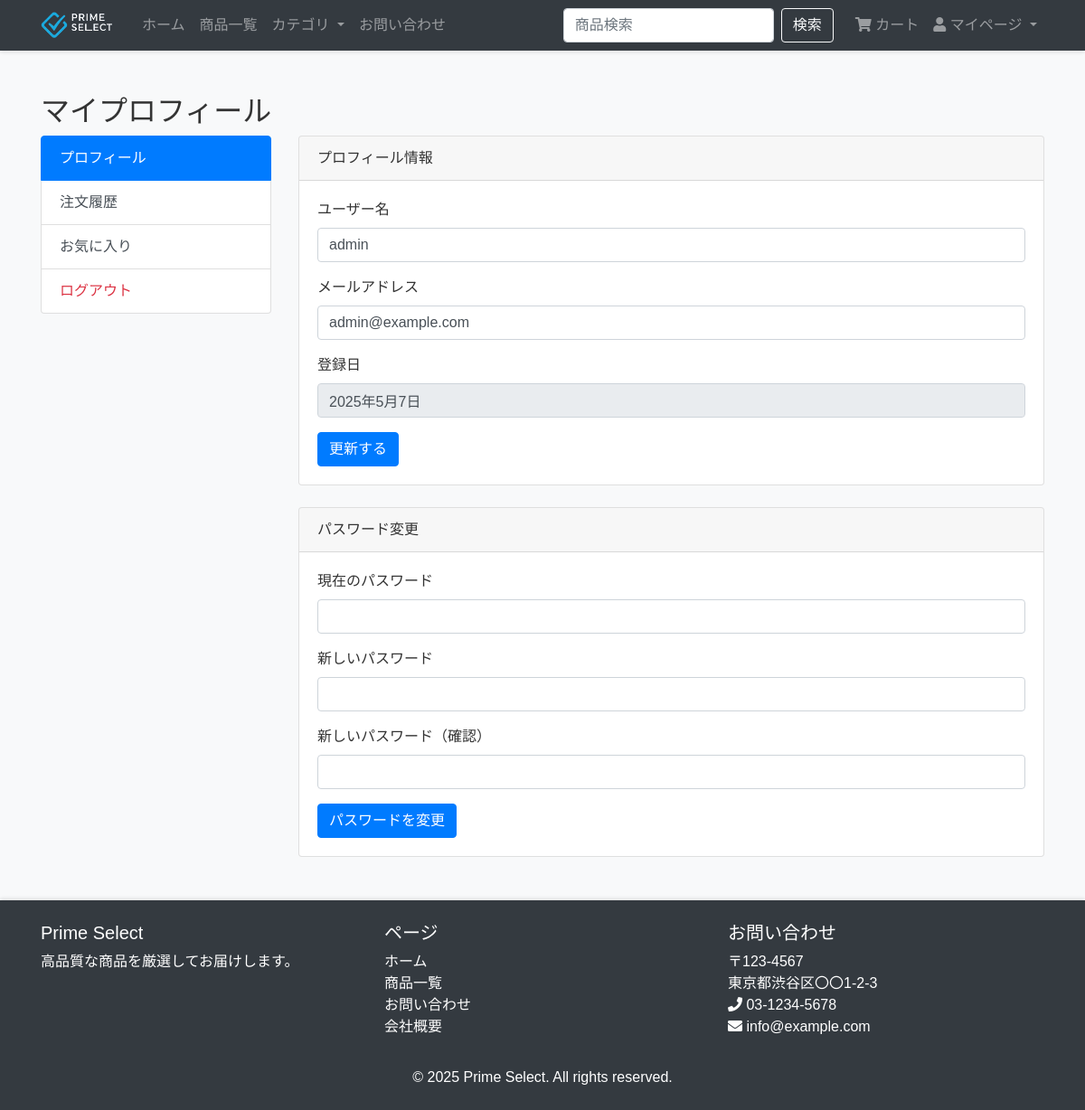
Before: /profile.php (signed in) with the older database file.
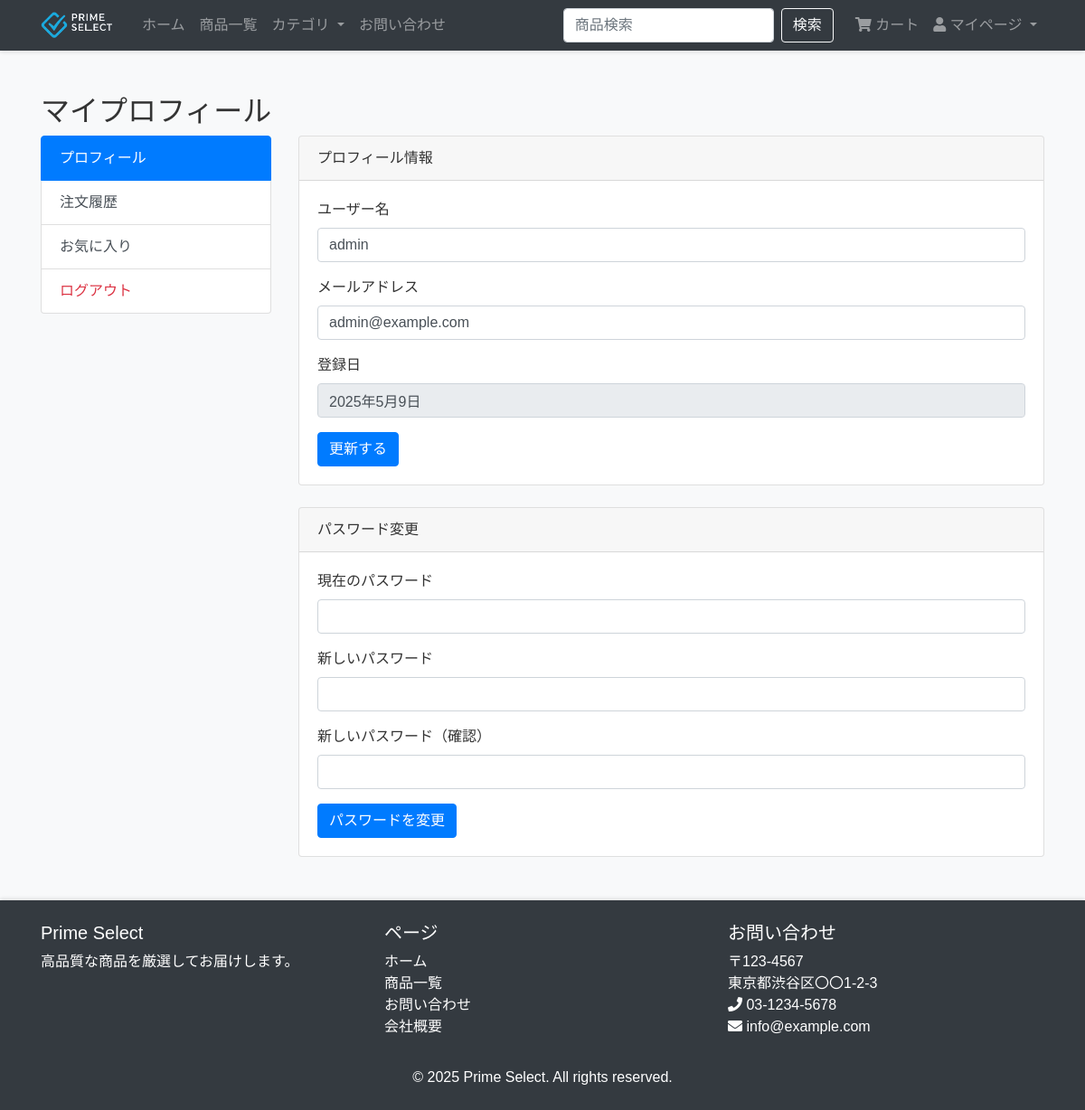
After: the same page with the newer database file.
### tables this page shows
CREATE TABLE `users` (
  `id` int(11) NOT NULL,
  `username` varchar(100) NOT NULL,
  `email` varchar(100) NOT NULL,
  `password` varchar(255) NOT NULL,
  `is_admin` tinyint(1) DEFAULT 0,
  `created` datetime DEFAULT current_timestamp()
);

### classes/User.php (called while the page is built, shortened)
<?php
class User {
    private $conn;
    private $table_name = "users";
    public $id;
    public function __construct($db) {
        $this->conn = $db;
    }
    public function getUser() {
        $query = "SELECT id, username, email, created FROM " . $this->table_name . " WHERE id = ? LIMIT 0,1";
        $stmt = $this->conn->prepare($query);
        $stmt->bindParam(1, $this->id);
        $stmt->execute();
        $row = $stmt->fetch(PDO::FETCH_ASSOC);
        if($row) {
            $this->username = $row['username'];
            $this->email = $row['email'];
            $this->created = $row['created'];
        }
    }
}
?>

### profile.php (the view, shortened to what this page needs)
<?php
include_once "classes/User.php";
$database = new Database();
$db = $database->getConnection();
$user = new User($db);
$user->id = $_SESSION['user_id'];
$user->getUser();
include_once "templates/header.php";
?>
<div class="container mt-5">
    <h2>マイプロフィール</h2>
    <div class="row">
        <div class="col-md-3">
            <div class="list-group">
                <a href="profile.php" class="list-group-item list-group-item-action active">プロフィール</a>
                <a href="orders.php" class="list-group-item list-group-item-action">注文履歴</a>
                <a href="wishlist.php" class="list-group-item list-group-item-action">お気に入り</a>
                <a href="logout.php" class="list-group-item list-group-item-action text-danger">ログアウト</a>
            </div>
        </div>
        <div class="col-md-9">
            <div class="card mb-4">
                <div class="card-header">プロフィール情報</div>
                <div class="card-body">
                    <form method="post">
                        <div class="form-group">
                            <label for="username">ユーザー名</label>
                            <input type="text" class="form-control" id="username" name="username" value="<?php echo $user->username; ?>" required>
                        </div>
                        <div class="form-group">
                            <label for="email">メールアドレス</label>
                            <input type="email" class="form-control" id="email" name="email" value="<?php echo $user->email; ?>" required>
                        </div>
                        <div class="form-group">
                            <label for="created">登録日</label>
                            <input type="text" class="form-control" id="created" value="<?php echo date('Y年n月j日', strtotime($user->created)); ?>" readonly>
                        </div>
                        <button type="submit" name="update_profile" class="btn btn-primary">更新する</button>
                    </form>
                </div>
            </div>
            <div class="card">
                <div class="card-header">パスワード変更</div>
                <div class="card-body">
                    <form method="post">
                        <div class="form-group">
                            <label for="current_password">現在のパスワード</label>
                            <input type="password" class="form-control" id="current_password" name="current_password" required>
                        </div>
                        <div class="form-group">
                            <label for="new_password">新しいパスワード</label>
                            <input type="password" class="form-control" id="new_password" name="new_password" required>
                        </div>
                        <div class="form-group">
                            <label for="confirm_password">新しいパスワード（確認）</label>
                            <input type="password" class="form-control" id="confirm_password" name="confirm_password" required>
                        </div>
                        <button type="submit" name="change_password" class="btn btn-primary">パスワードを変更</button>
                    </form>
                </div>
            </div>
        </div>
    </div>
</div>
<?php include_once "templates/footer.php"; ?>

### templates/header.php (shortened to what this page needs)
<!DOCTYPE html>
<html lang="ja">
<head>
    <link rel="stylesheet" href="https://cdn.jsdelivr.net/npm/bootstrap@4.6.0/dist/css/bootstrap.min.css">
    <link rel="stylesheet" href="https://cdnjs.cloudflare.com/ajax/libs/font-awesome/5.15.3/css/all.min.css">
    <link rel="stylesheet" href="assets/css/style.css">
</head>
<body>
    <header>
        <nav class="navbar navbar-expand-lg navbar-dark bg-dark">
            <div class="container">
                <a class="navbar-brand" href="index.php">
                    <img src="assets/images/Logo.jpg" alt="Prime Select" height="30" class="d-inline-block align-top mr-2">
                </a>
                <div class="collapse navbar-collapse" id="navbarNav">
                    <ul class="navbar-nav mr-auto">
                        <li class="nav-item">
                            <a class="nav-link" href="index.php">ホーム</a>
                        </li>
                        <li class="nav-item">
                            <a class="nav-link" href="shop.php">商品一覧</a>
                        </li>
                        <li class="nav-item dropdown">
                            <a class="nav-link dropdown-toggle" href="#" id="navbarDropdown" role="button" data-toggle="dropdown" aria-haspopup="true" aria-expanded="false">
                                カテゴリ
                            </a>
                        </li>
                        <li class="nav-item">
                            <a class="nav-link" href="contact.php">お問い合わせ</a>
                        </li>
                    </ul>
                    <form class="form-inline my-2 my-lg-0 mr-3" action="search.php" method="get">
                        <input class="form-control mr-sm-2" type="search" name="keyword" placeholder="商品検索" aria-label="Search">
                        <button class="btn btn-outline-light my-2 my-sm-0" type="submit">検索</button>
                    </form>
                    <ul class="navbar-nav">
                        <li class="nav-item">
                            <a class="nav-link" href="cart.php">
                                <i class="fas fa-shopping-cart"></i> カート
                            </a>
                        </li>
                        <?php if(isset($_SESSION['user_id'])): ?>
                        <li class="nav-item dropdown">
                            <a class="nav-link dropdown-toggle" href="#" id="userDropdown" role="button" data-toggle="dropdown">
                                <i class="fas fa-user"></i> マイページ
                            </a>
                        </li>
                        <?php endif; ?>
                    </ul>
                </div>
            </div>
        </nav>
    </header>
    <main>

### templates/footer.php (shortened to what this page needs)
</main>
    <footer class="bg-dark text-white mt-5 py-4">
        <div class="container">
            <div class="row">
                <div class="col-md-4">
                    <h5>Prime Select</h5>
                    <p>高品質な商品を厳選してお届けします。</p>
                </div>
                <div class="col-md-4">
                    <h5>ページ</h5>
                    <ul class="list-unstyled">
                        <li><a href="index.php" class="text-white">ホーム</a></li>
                        <li><a href="shop.php" class="text-white">商品一覧</a></li>
                        <li><a href="contact.php" class="text-white">お問い合わせ</a></li>
                        <li><a href="about.php" class="text-white">会社概要</a></li>
                    </ul>
                </div>
                <div class="col-md-4">
                    <h5>お問い合わせ</h5>
                    <address>
                        〒123-4567<br>
                        東京都渋谷区〇〇1-2-3<br>
                        <i class="fas fa-phone"></i> 03-1234-5678<br>
                        <i class="fas fa-envelope"></i> info@example.com
                    </address>
                </div>
            </div>
            <div class="row mt-3">
                <div class="col-12 text-center">
                    <p class="mb-0">&copy; <?php echo date('Y'); ?> Prime Select. All rights reserved.</p>
                </div>
            </div>
        </div>
    </footer>
</body>
</html>

### assets/css/style.css (style rules this page uses)
body { font-family: 'Hiragino Kaku Gothic Pro', 'ヒラギノ角ゴ Pro W3', Meiryo, メイリオ, Osaka, 'MS PGothic', arial, helvetica, sans-serif; color: #333; background-color: #f8f9fa; }
.card { transition: transform 0.3s, box-shadow 0.3s; }
.navbar { box-shadow: 0 2px 4px rgba(0, 0, 0, 0.1); }
footer { box-shadow: 0 -2px 4px rgba(0, 0, 0, 0.1); }
.btn-primary { background-color: #007bff; border-color: #007bff; }

Changed rows visible on the page:
changed users "admin": created "2025年5月7日" → "2025年5月9日"
